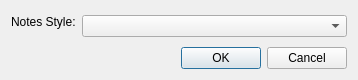
<?xml version="1.0" encoding="UTF-8"?>
<ui version="4.0">
 <class>MarkNoteDlg</class>
 <widget class="QDialog" name="MarkNoteDlg">
  <property name="geometry">
   <rect>
    <x>0</x>
    <y>0</y>
    <width>358</width>
    <height>80</height>
   </rect>
  </property>
  <property name="sizePolicy">
   <sizepolicy hsizetype="Expanding" vsizetype="Fixed">
    <horstretch>0</horstretch>
    <verstretch>0</verstretch>
   </sizepolicy>
  </property>
  <property name="maximumSize">
   <size>
    <width>16777215</width>
    <height>80</height>
   </size>
  </property>
  <property name="windowTitle">
   <string>Dialog</string>
  </property>
  <layout class="QGridLayout" name="gridLayout">
   <item row="0" column="0">
    <layout class="QFormLayout" name="formLayout">
     <property name="fieldGrowthPolicy">
      <enum>QFormLayout::AllNonFixedFieldsGrow</enum>
     </property>
     <property name="formAlignment">
      <set>Qt::AlignLeading|Qt::AlignLeft|Qt::AlignVCenter</set>
     </property>
     <item row="0" column="1">
      <widget class="QComboBox" name="ItemList">
       <property name="sizePolicy">
        <sizepolicy hsizetype="Expanding" vsizetype="Expanding">
         <horstretch>0</horstretch>
         <verstretch>0</verstretch>
        </sizepolicy>
       </property>
       <property name="editable">
        <bool>false</bool>
       </property>
       <property name="currentIndex">
        <number>-1</number>
       </property>
       <property name="duplicatesEnabled">
        <bool>false</bool>
       </property>
      </widget>
     </item>
     <item row="0" column="0">
      <widget class="QLabel" name="label_2">
       <property name="sizePolicy">
        <sizepolicy hsizetype="Preferred" vsizetype="Fixed">
         <horstretch>0</horstretch>
         <verstretch>0</verstretch>
        </sizepolicy>
       </property>
       <property name="text">
        <string>Notes Style:</string>
       </property>
      </widget>
     </item>
    </layout>
   </item>
   <item row="1" column="0">
    <widget class="QDialogButtonBox" name="buttonBox">
     <property name="standardButtons">
      <set>QDialogButtonBox::Cancel|QDialogButtonBox::Ok</set>
     </property>
    </widget>
   </item>
  </layout>
 </widget>
 <resources/>
 <connections>
  <connection>
   <sender>buttonBox</sender>
   <signal>accepted()</signal>
   <receiver>MarkNoteDlg</receiver>
   <slot>accept()</slot>
   <hints>
    <hint type="sourcelabel">
     <x>178</x>
     <y>55</y>
    </hint>
    <hint type="destinationlabel">
     <x>178</x>
     <y>39</y>
    </hint>
   </hints>
  </connection>
  <connection>
   <sender>buttonBox</sender>
   <signal>rejected()</signal>
   <receiver>MarkNoteDlg</receiver>
   <slot>reject()</slot>
   <hints>
    <hint type="sourcelabel">
     <x>178</x>
     <y>55</y>
    </hint>
    <hint type="destinationlabel">
     <x>178</x>
     <y>39</y>
    </hint>
   </hints>
  </connection>
 </connections>
</ui>
